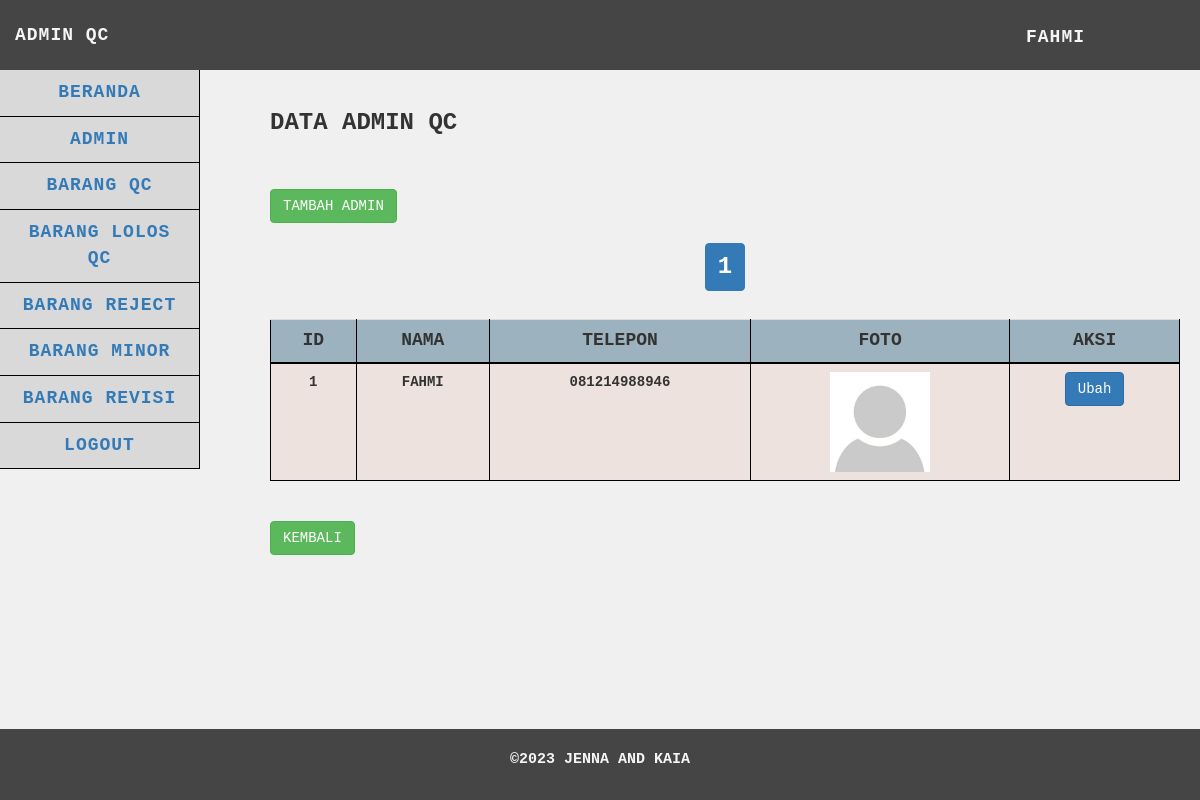
Before: /qc/admin/admin.php (signed in) with the older database file.
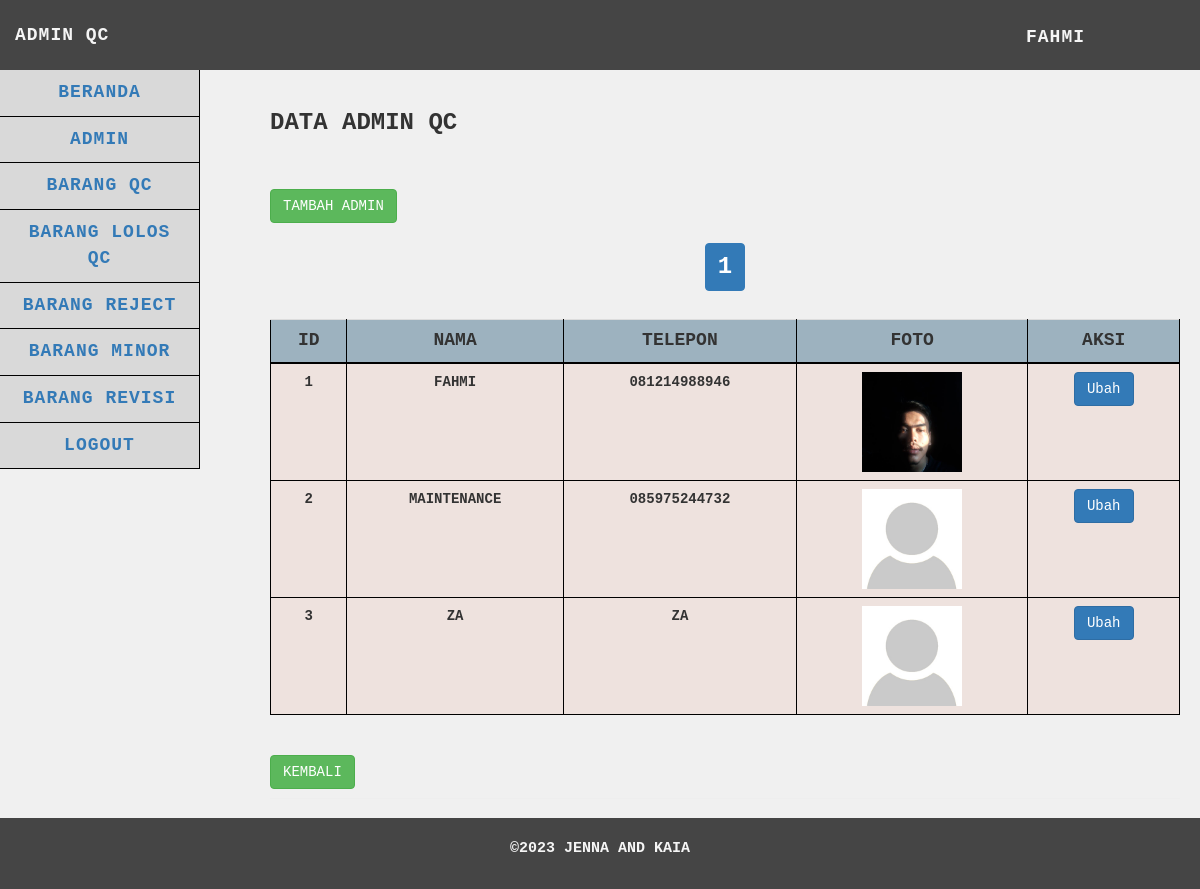
After: the same page with the newer database file.
### tables this page shows
CREATE TABLE `admin_qc` (
  `id` int(25) NOT NULL,
  `username` varchar(255) NOT NULL,
  `password` varchar(255) NOT NULL,
  `nama` varchar(255) NOT NULL,
  `telepon` varchar(255) NOT NULL,
  `foto` varchar(255) NOT NULL
);

### qc/admin/functions.php (called while the page is built, shortened)
<?php
$db = mysqli_connect("localhost", "root", "", "gudangjenna");
function query($query)
{
    global $db;
    $result = mysqli_query($db, $query);
    $rows = [];
    while ($row = mysqli_fetch_assoc($result)) {
        $rows[] = $row;
    }
    return $rows;
}
function getNama($username) {
    global $db;
    $query = "SELECT nama FROM admin_qc WHERE username = '$username'";
    $result = mysqli_query($db, $query);
    if ($result && mysqli_num_rows($result) > 0) {
        $user = mysqli_fetch_assoc($result);
        return $user['nama'];
    } else {
        return "Nama Tidak Ditemukan";
    }
}
?>

### qc/admin/admin.php (the view, shortened to what this page needs)
<?php
$adminqc = query("SELECT * FROM admin_qc");
$limit = 5;
$page = isset($_GET['page']) ? $_GET['page'] : 1;
$start = ($page - 1) * $limit;
$adminqc = query("SELECT * FROM admin_qc LIMIT $start, $limit");
$totalRecords = count(query("SELECT * FROM admin_qc"));
$totalPages = ceil($totalRecords / $limit);
?>
<!DOCTYPE html>
<html>
<head>
    <link href="../../vendor/css/bootstrap/bootstrap.min.css" rel="stylesheet">
    <link href="../../vendor/css/bootstrap/bootstrap.css" rel="stylesheet">
    <link href="../../vendor/font-awesome/css/font-awesome.min.css" rel="stylesheet" type="text/css">
    <link href="../../css/admin.css" rel="stylesheet">
</head>
<body>
    <nav class="navbar navbar-default navbar-static-top" role="navigation" style="margin-bottom: 0">
        <div class="navbar-header">
            <a class="navbar-brand">ADMIN QC</a>
        </div>
        <ul class="nav navbar-top-links navbar-right">
            <li class="dropdown">
                <a class="dropdown-toggle" data-toggle="dropdown"
                    href="../logout.php"><?php echo getNama($_SESSION['usernameqc']); ?></i>
                </a>
            </li>
        </ul>
        <div class="navbar-default sidebar" role="navigation">
            <div class="sidebar-nav navbar-collapse">
                <ul class="nav" id="side-menu">
                    <li>
                        <a href="../beranda.php">
                            BERANDA
                        </a>
                    </li>
                    <li>
                        <a href="admin.php">
                            ADMIN
                        </a>
                    </li>
                    <li>
                        <a href="../barangqc/barangqc.php">
                            BARANG QC
                        </a>
                    </li>
                    <li>
                        <a href="../baranglolosqc/baranglolosqc.php">
                            BARANG LOLOS QC
                        </a>
                    </li>
                    <li>
                        <a href="../barangreject/barangreject.php">
                            BARANG REJECT
                        </a>
                    </li>
                    <li>
                        <a href="../barangminor/barangminor.php">
                            BARANG MINOR
                        </a>
                    </li>
                    <li>
                        <a href="../barangrevisi/barangrevisi.php">
                            BARANG REVISI
                        </a>
                    </li>
                    <li>
                        <a href="../logout.php" onclick="return confirm('yakin ingin logout?')">
                            Logout
                        </a>
                    </li>
                </ul>
            </div>
        </div>
    </nav>
    <div class="content">
        <div class="container-fluid">
            <h1 class="page-header">Data Admin QC
                <br><br><br>
                <div class="text-left">
                    <a href="#" class="btn btn-success" data-toggle="modal" data-target="#tambahAdminModal">Tambah
                        Admin</a>
                </div>
                <div class="text-center">
                    <ul class="pagination">
                        <?php for ($p = 1; $p <= $totalPages; $p++) : ?>
                        <li class="<?php if ($p == $page) echo 'active'; ?>">
                            <a href="?page=<?php echo $p; ?>"><?php echo $p; ?></a>
                        </li>
                        <?php endfor; ?>
                    </ul>
                </div>
                <div class="table-responsive">
                    <table id="data-table" class="table table-hover">
                        <tr>
                            <th scope="col">Id</th>
                            <th scope="col">Nama</th>
                            <th scope="col">Telepon</th>
                            <th scope="col">Foto</th>
                            <th scope="col">Aksi</th>
                        </tr>
                        <?php $i = 1 + ($page - 1) * $limit; ?>
                        <?php foreach ($adminqc as $row) : ?>
                        <tr>
                            <td><?= $i; ?></td>
                            <td><?= $row["nama"]; ?></td>
                            <td><?= $row["telepon"]; ?></td>
                            <td><img src="../../images/<?= $row["foto"]; ?>"></td>
                            <td>
                                <div class="btn-group text-center" style="display: flex; justify-content: center;">
                                    <button type="button" class="btn btn-primary" data-toggle="modal"
                                        data-target="#ubahAdminModal<?= $row["id"]; ?>">Ubah</button>
                                </div>
                            </td>
                        </tr>
                        <?php $i++; ?>
                        <?php endforeach; ?>
                    </table>
                </div>
                <div style="margin-top: 20px;">
                    <a href="../beranda.php" class="btn btn-success">Kembali</a>
                </div>
        </div>
    </div>
    <footer>
        <p>©2023 Jenna and Kaia</p>
    </footer>
</body>
</html>

### css/admin.css (style rules this page uses)
body { font-family: 'Courier New', Courier, monospace; text-transform: uppercase; margin: 0; padding: 0; background-color: #F0F0F0; display: flex; flex-direction: column; min-height: 100vh; }
p { font-size: 15px; }
h1 { text-transform: uppercase; font-weight: 500; }
.page-header { font-weight: bold; font-size: 24px; }
.navbar { background-color: #454545; font-size: large; letter-spacing: 1px; font-weight: 700; font-family: 'Courier New', Courier, monospace; text-transform: uppercase; border: none; height: 70px; position: fixed; top: 0; width: 100%; z-index: 1; }
.navbar-header .navbar-brand { color: whitesmoke; margin-top: 10px; }
.dropdown { background-color: #454545; width: 100%; }
.dropdown-toggle { color: whitesmoke; margin-top: 10px; }
.navbar-top-links { margin-right: 0; }
.navbar-top-links li { display: inline-block; }
.navbar-top-links li:last-child { margin-right: 100px; }
.navbar-top-links li a { padding: 15px; min-height: 50px; }
.sidebar { background-color: #D9D9D9; text-align: center; }
.sidebar .sidebar-nav.navbar-collapse { padding-left: 0; padding-right: 0; }
.sidebar ul li { border-bottom: 1px solid black; border-right: 1px solid black; }
@media (min-width: 768px) { .sidebar { z-index: 1; position: absolute; width: 200px; margin-top: 70px; } }
@media (min-width: 768px) { .navbar-top-links { margin-left: auto; } }
.content { padding-top: 50px; padding-bottom: 50px; flex: 1; }
.container-fluid { padding: 20px; }
.table { border-collapse: collapse; width: 100%; }
.table th { background-color: #9DB2BF; border: 1px solid black; text-align: center; border-bottom: 2px solid black; font-size: 18px; }
.table td { background-color: #EEE2DE; border: 1px solid black; text-align: center; font-size: 14px; }
table img { max-height: 100px; width: auto; }
@media (min-width: 768px) { .content { margin-left: 250px; } }
footer { text-transform: uppercase; padding: 20px; color: whitesmoke; background-color: #454545; text-align: center; font-weight: bold; position: fixed; bottom: 0; left: 0; width: 100%; }
footer p { text-align: center; }

Changed rows visible on the page:
changed admin_qc "FAHMI": foto: a different picture
added admin_qc: nama "MAINTENANCE", telepon "085975244732", foto (placeholder picture)
added admin_qc: nama "ZA", telepon "ZA", foto (placeholder picture)
